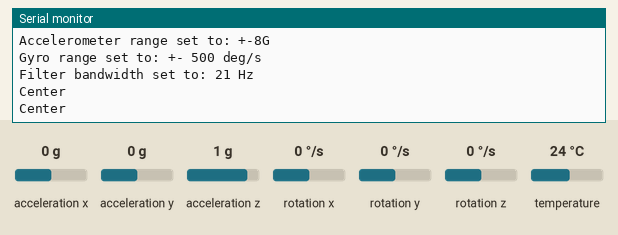
This sketch was run on a simulated ESP8266 (NodeMCU). On the bench: the last lines printed to the serial monitor. Inputs (shaded band) come from the test bench; at power-on: acceleration x 0 g, acceleration y 0 g, acceleration z 1 g, rotation x 0 °/s, rotation y 0 °/s, rotation z 0 °/s, temperature 24 °C. WiFi joins after 1.5 s; servers stay silent unless stated; uploads are accepted with an empty reply.

Above: at 2.7 s.
2.8 s: acceleration x set to -1.4 g
At 3.16 s:
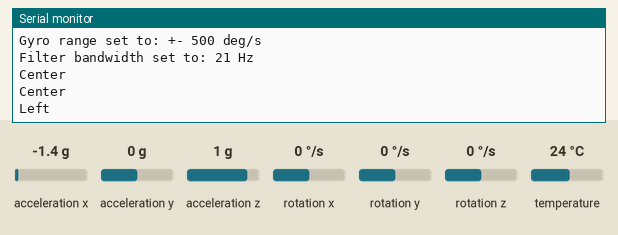
4.9 s: acceleration y set to -1.4 g
At 5.38 s:
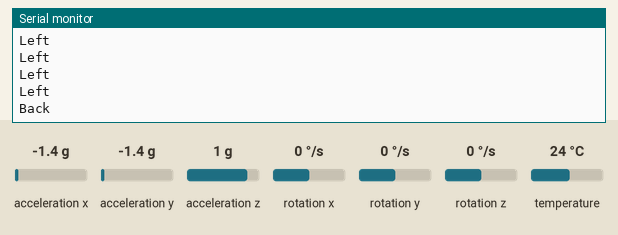
7.1 s: acceleration x set to 0.8 g
At 8.0 s:
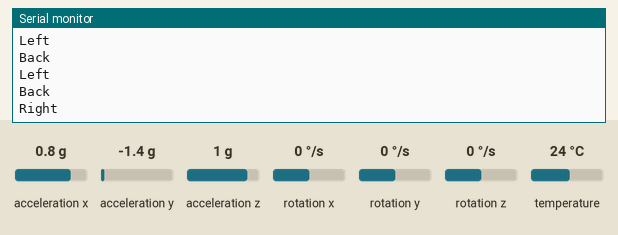
9.7 s: acceleration y set to 0.8 g
At 10.21 s:
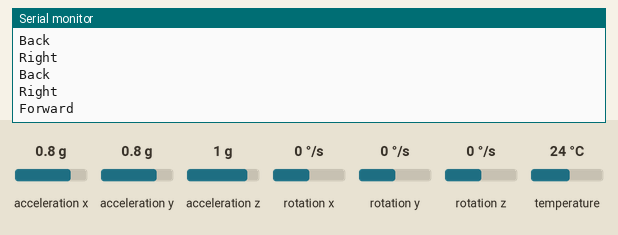

Measured:
- after the input at 2.8 s, the serial monitor: prints a new line after 0.20 s (image 1)
- after the input at 4.9 s, the serial monitor: prints a new line after 0.33 s (image 2)
- after the input at 7.1 s, the serial monitor: prints a new line after 0.74 s (image 3)
- after the input at 9.7 s, the serial monitor: prints a new line after 0.35 s (image 4)

The sketch:

Rc_trans.ino
```cpp
#include <Adafruit_MPU6050.h>
#include <Adafruit_Sensor.h>
#include <Wire.h>
#include <ESP8266WiFi.h>
#include <BlynkSimpleEsp8266.h>
#include <WiFiManager.h>
#include <ESP8266HTTPClient.h>
#include <WiFiClient.h>
float gyx;
float gyy;
float gyz;
bool state, state2, state3;
Adafruit_MPU6050 mpu;
WiFiManager wifiManager;
WiFiClient client;
HTTPClient http;
char auth[] = "urtepnRcq94VQjS5YXEC3AowJb6VLMBx"; //Enter your Blynk application auth token
char ssid[] = "Redmi Note 11_2022"; //Enter your WIFI name
char pass[] = "himank004"; //Enter your WIFI passowrd

void setup(void) {
  Serial.begin(115200);
  WiFi.begin(ssid, pass);
  while (!Serial)
    delay(10); // will pause Zero, Leonardo, etc until serial console opens

  Serial.println("Adafruit MPU6050 test!");
  HTTPClient http;
  // Try to initialize!
  if (!mpu.begin()) {
    Serial.println("Failed to find MPU6050 chip");
    while (1) {
      delay(10);
    }
  }
  Serial.println("MPU6050 Found!");

  mpu.setAccelerometerRange(MPU6050_RANGE_8_G);
  Serial.print("Accelerometer range set to: ");
  switch (mpu.getAccelerometerRange()) {
  case MPU6050_RANGE_2_G:
    Serial.println("+-2G");
    break;
  case MPU6050_RANGE_4_G:
    Serial.println("+-4G");
    break;
  case MPU6050_RANGE_8_G:
    Serial.println("+-8G");
    break;
  case MPU6050_RANGE_16_G:
    Serial.println("+-16G");
    break;
  }
  mpu.setGyroRange(MPU6050_RANGE_500_DEG);
  Serial.print("Gyro range set to: ");
  switch (mpu.getGyroRange()) {
  case MPU6050_RANGE_250_DEG:
    Serial.println("+- 250 deg/s");
    break;
  case MPU6050_RANGE_500_DEG:
    Serial.println("+- 500 deg/s");
    break;
  case MPU6050_RANGE_1000_DEG:
    Serial.println("+- 1000 deg/s");
    break;
  case MPU6050_RANGE_2000_DEG:
    Serial.println("+- 2000 deg/s");
    break;
  }

  mpu.setFilterBandwidth(MPU6050_BAND_21_HZ);
  Serial.print("Filter bandwidth set to: ");
  switch (mpu.getFilterBandwidth()) {
  case MPU6050_BAND_260_HZ:
    Serial.println("260 Hz");
    break;
  case MPU6050_BAND_184_HZ:
    Serial.println("184 Hz");
    break;
  case MPU6050_BAND_94_HZ:
    Serial.println("94 Hz");
    break;
  case MPU6050_BAND_44_HZ:
    Serial.println("44 Hz");
    break;
  case MPU6050_BAND_21_HZ:
    Serial.println("21 Hz");
    break;
  case MPU6050_BAND_10_HZ:
    Serial.println("10 Hz");
    break;
  case MPU6050_BAND_5_HZ:
    Serial.println("5 Hz");
    break;
  }

  Serial.println("");
  delay(100);
  wifiManager.autoConnect("esp", "1234567890");

}

void loop() {
  /* Get new sensor events with the readings */
  sensors_event_t a, g, temp;
  mpu.getEvent(&a, &g, &temp);
  gyy=a.acceleration.y;
  gyx=a.acceleration.x;
  gyz=g.gyro.z;

  if (gyy>3) {
    state=0;
    http.begin(client,"http://blr1.blynk.cloud/external/api/update?token=urtepnRcq94VQjS5YXEC3AowJb6VLMBx&V0=1");
    // Serial.println("Forward");
    http.GET();
    // Blynk.virtualWrite(V0, HIGH);
    Serial.println("Forward");
  }
  else if (gyy<3 &&  gyy>-5 ) {
    if (state==0){
    http.begin(client,"http://blr1.blynk.cloud/external/api/update?token=urtepnRcq94VQjS5YXEC3AowJb6VLMBx&V0=0");
    http.GET();
    http.begin(client,"http://blr1.blynk.cloud/external/api/update?token=urtepnRcq94VQjS5YXEC3AowJb6VLMBx&V3=0");
    http.GET();
    state=1;
    // Blynk.virtualWrite(V0, LOW);
    // Blynk.virtualWrite(V3, LOW);
    Serial.println("Center");
    }
  }
  else if (gyy<-5){
    state=0;
    http.begin(client,"http://blr1.blynk.cloud/external/api/update?token=urtepnRcq94VQjS5YXEC3AowJb6VLMBx&V3=1");
    http.GET();
    // Blynk.virtualWrite(V3, HIGH);
    Serial.println("Back");
  }
  if (gyx>5) {
    state2=0;
    http.begin(client,"http://blr1.blynk.cloud/external/api/update?token=urtepnRcq94VQjS5YXEC3AowJb6VLMBx&V1=1");
    http.GET();
    // Blynk.virtualWrite(V2, HIGH);
    Serial.println("Right");
  }
  else if (gyx<5 &&  gyx>-3 ) {
    if (state2==0){
    http.begin(client,"http://blr1.blynk.cloud/external/api/update?token=urtepnRcq94VQjS5YXEC3AowJb6VLMBx&V2=0");
    http.GET();
    http.begin(client,"http://blr1.blynk.cloud/external/api/update?token=urtepnRcq94VQjS5YXEC3AowJb6VLMBx&V1=0");
    http.GET();
    // Blynk.virtualWrite(V2, LOW);
    // Blynk.virtualWrite(V1, LOW);
    state2=1;
    Serial.println("Center");
    }
  }
  else if (gyx<-3){
    state2=0;
    http.begin(client,"http://blr1.blynk.cloud/external/api/update?token=urtepnRcq94VQjS5YXEC3AowJb6VLMBx&V2=1");
    http.GET();
    // Blynk.virtualWrite(V1, HIGH);
    Serial.println("Left");
  }

  if(gyz>1.8){
    http.begin(client,"http://blr1.blynk.cloud/external/api/update?token=urtepnRcq94VQjS5YXEC3AowJb6VLMBx&V6=1");
    http.GET();
    state3=0;
    // Blynk.virtualWrite(V5, HIGH);
  }
  else if (gyz<-1.8){
    if(state3==0){
    http.begin(client,"http://blr1.blynk.cloud/external/api/update?token=urtepnRcq94VQjS5YXEC3AowJb6VLMBx&V6=0");
    http.GET();
    state3=1;
    }
    // Blynk.virtualWrite(V5,LOW);
  }
}
/*
  Rui Santos
    http.GET();
  Complete project details at Complete project details at https://RandomNerdTutorials.com/esp8266-nodemcu-http-get-post-arduino/

  Permission is hereby granted, free of charge, to any person obtaining a copy of this software and associated documentation files.
  The above copyright notice and this permission notice shall be included in all copies or substantial portions of the Software.

  Code compatible with ESP8266 Boards Version 3.0.0 or above
  (see in Tools > Boards > Boards Manager > ESP8266)
*/

// #include <ESP8266WiFi.h>
// #include <ESP8266HTTPClient.h>
// #include <WiFiClient.h>

// const char* ssid = "Redmi Note 11_2022";
// const char* password = "himank004";

// //Your Domain name with URL path or IP address with path
// String serverName = "http://blr1.blynk.cloud/external/api/update?token=urtepnRcq94VQjS5YXEC3AowJb6VLMBx&V0=1";

// // the following variables are unsigned longs because the time, measured in
// // milliseconds, will quickly become a bigger number than can be stored in an int.
// unsigned long lastTime = 0;
// // Timer set to 10 minutes (600000)
// //unsigned long timerDelay = 600000;
// // Set timer to 5 seconds (5000)
// unsigned long timerDelay = 5000;

// void setup() {
//   Serial.begin(115200);

//   WiFi.begin(ssid, password);
//   Serial.println("Connecting");
//   while(WiFi.status() != WL_CONNECTED) {
//     delay(500);
//     Serial.print(".");
//   }
//   Serial.println("");
//   Serial.print("Connected to WiFi network with IP Address: ");
//   Serial.println(WiFi.localIP());

//   Serial.println("Timer set to 5 seconds (timerDelay variable), it will take 5 seconds before publishing the first reading.");
// }

// void loop() {
//   // Send an HTTP POST request depending on timerDelay
//   if ((millis() - lastTime) > timerDelay) {
//     //Check WiFi connection status
//     if(WiFi.status()== WL_CONNECTED){
//       WiFiClient client;
//       HTTPClient http;

//       String serverPath = serverName;

//       // Your Domain name with URL path or IP address with path
//       http.begin(client, serverName);

//       // If you need Node-RED/server authentication, insert user and password below
//       //http.setAuthorization("REPLACE_WITH_SERVER_USERNAME", "REPLACE_WITH_SERVER_PASSWORD");

//       // Send HTTP GET request
//       int httpResponseCode = http.GET();

//       if (httpResponseCode>0) {
//         Serial.print("HTTP Response code: ");
//         Serial.println(httpResponseCode);
//         String payload = http.getString();
//         Serial.println(payload);
//       }
//       else {
//         Serial.print("Error code: ");
//         Serial.println(httpResponseCode);
//       }
//       // Free resources
//       http.end();
//     }
//     else {
//       Serial.println("WiFi Disconnected");
//     }
//     lastTime = millis();
//   }
// }
```
